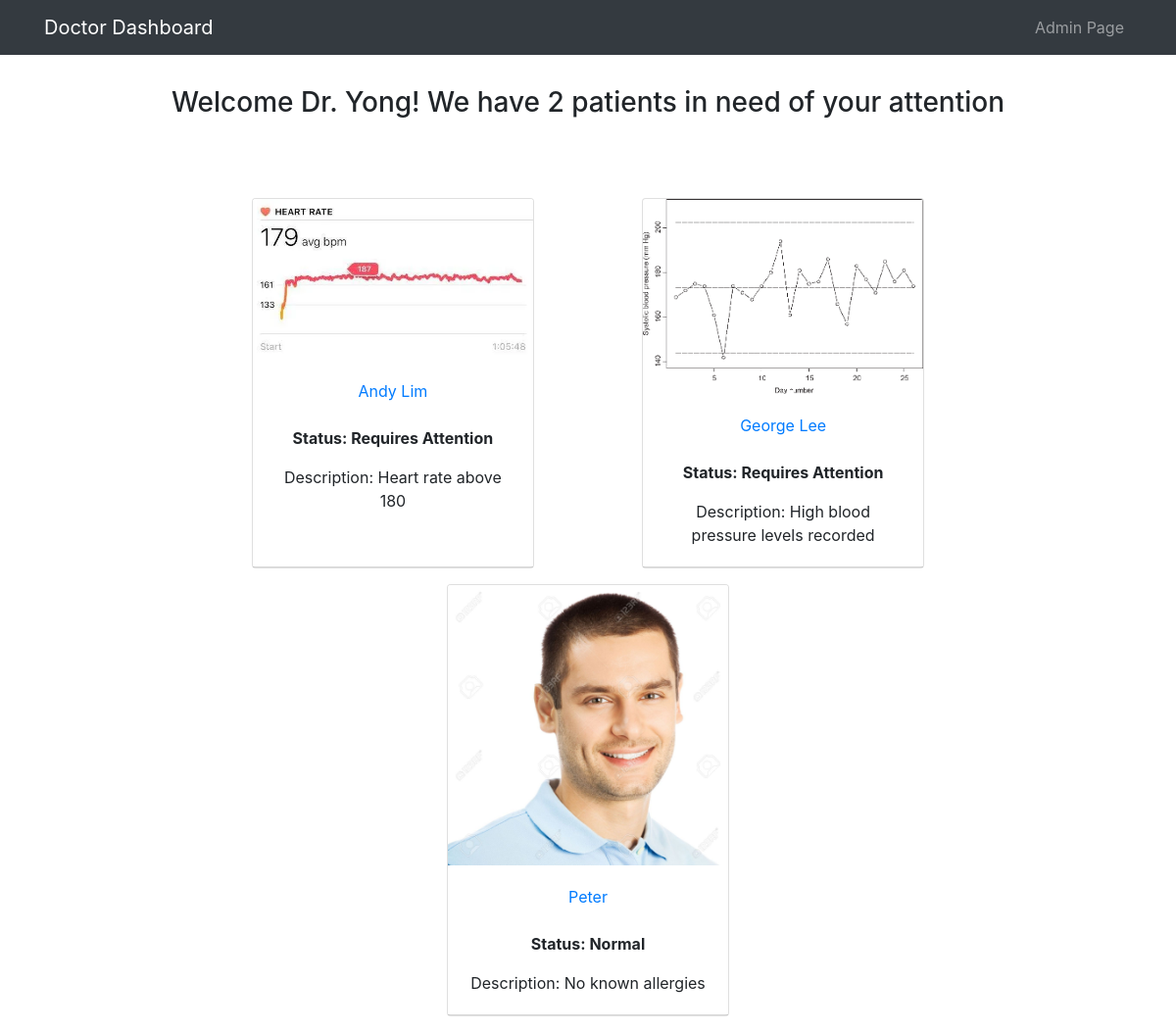
The page / on the database its author committed.
### online_store/models.py (models this page shows, shortened)
class Item(models.Model):
    name = models.CharField(max_length=60)
    age = models.FloatField(default=70)
    status = models.CharField(max_length=250, default='Normal')
    description= models.CharField(max_length=250, default='The ' + str(name), blank=True, null= True)
    image= models.ImageField(upload_to='uploads/', default='', blank=True, null= True)

### online_store/views.py (the view)
# urls.py: path("", views.index, name="index"),
def index(request):
    item_list = Item.objects.order_by("name")
    context = {
        "item_list": item_list,
    }
    return render(request, "online_store/index.html", context)

### online_store/templates/online_store/index.html
{% extends "online_store/base.html" %}
{% block content %}
<main class="px-1 text-center">
    <br>
    <br>
    <br>
    <p class="lead">
        <h3> Welcome Dr. Yong! We have 2 patients in need of your attention </h3>
        <br>
        <br>
        <br>
        {% if item_list %}
            <div id='products' class="col-lg-9 mx-auto">
                <div class="row mx-auto">
                    {% for item in item_list %}
                    <div class="card mx-auto mb-3" id={{item.id}} style="width: 18rem;">
                        <img class="card-img-top" src="{{item.image.url}}" alt="Card image cap">
                        <div class="card-body">
                            <a class="card-title"  href="/items/{{ item.id }}/" >{{item.name}}</a>
                            <br>
                            <br>
                            <p class="card-text"><b> Status: {{item.status}}</b></p>
                            <p class="card-text"> Description: {{item.description}}</p>
                        </div>
                        <div class="card-footer p-0 no-gutters">
                        </div>
                    </div>
                    {% endfor %}
        {% else %}
            <p>No items are available.</p>
        {% endif %}
    </p>
  </main>
{% endblock content %}

### online_store/templates/online_store/base.html (shortened to what this page needs)
{% load static %}
<!DOCTYPE html>
<html>
<head>
    <link rel="stylesheet" href="https://maxcdn.bootstrapcdn.com/bootstrap/4.0.0/css/bootstrap.min.css">
</head>
<body>
    <header class="site-header">
        <nav class="navbar navbar-expand-md navbar-dark bg-dark fixed-top">
            <div class="container">
                <a class="navbar-brand mr-4" href="{% url 'index' %}"> Doctor Dashboard </a>
                <div class="navbar-nav">
                    <a class="nav-item nav-link" href="/admin">Admin Page</a>
                  </div>
            </div>
        </nav>
    </header>
    <main role="main" class="container">
                {% block content %}{% endblock %}
    </main>
</body>
</html>

### rows shown on the page
Item: image (picture), name "Andy Lim", status "Requires Attention", description "Heart rate above 180"
Item: {{ item.id }} 1 (drawn), image (picture), name "George Lee", status "Requires Attention", description "High blood pressure levels recorded"
Item: image (picture), name "Peter", status "Normal", description "No known allergies"
